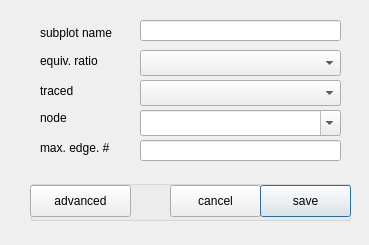
<?xml version="1.0" encoding="UTF-8"?>
<ui version="4.0">
 <class>Dialog</class>
 <widget class="QDialog" name="Dialog">
  <property name="geometry">
   <rect>
    <x>0</x>
    <y>0</y>
    <width>369</width>
    <height>245</height>
   </rect>
  </property>
  <property name="windowTitle">
   <string>edges connecting a node</string>
  </property>
  <widget class="QLineEdit" name="txt_name">
   <property name="geometry">
    <rect>
     <x>140</x>
     <y>20</y>
     <width>201</width>
     <height>21</height>
    </rect>
   </property>
   <property name="text">
    <string/>
   </property>
  </widget>
  <widget class="QLabel" name="label_18">
   <property name="geometry">
    <rect>
     <x>40</x>
     <y>25</y>
     <width>121</width>
     <height>16</height>
    </rect>
   </property>
   <property name="text">
    <string>subplot name</string>
   </property>
  </widget>
  <widget class="QLabel" name="label_20">
   <property name="geometry">
    <rect>
     <x>40</x>
     <y>53</y>
     <width>121</width>
     <height>16</height>
    </rect>
   </property>
   <property name="text">
    <string>equiv. ratio</string>
   </property>
  </widget>
  <widget class="QComboBox" name="cb_phi">
   <property name="geometry">
    <rect>
     <x>140</x>
     <y>50</y>
     <width>201</width>
     <height>26</height>
    </rect>
   </property>
  </widget>
  <widget class="QLabel" name="label_19">
   <property name="geometry">
    <rect>
     <x>40</x>
     <y>83</y>
     <width>121</width>
     <height>16</height>
    </rect>
   </property>
   <property name="text">
    <string>traced</string>
   </property>
  </widget>
  <widget class="QComboBox" name="cb_traced">
   <property name="geometry">
    <rect>
     <x>140</x>
     <y>80</y>
     <width>201</width>
     <height>26</height>
    </rect>
   </property>
  </widget>
  <widget class="QLabel" name="label_21">
   <property name="geometry">
    <rect>
     <x>40</x>
     <y>110</y>
     <width>121</width>
     <height>16</height>
    </rect>
   </property>
   <property name="text">
    <string>node</string>
   </property>
  </widget>
  <widget class="QGroupBox" name="groupBox_3">
   <property name="geometry">
    <rect>
     <x>30</x>
     <y>180</y>
     <width>321</width>
     <height>41</height>
    </rect>
   </property>
   <property name="title">
    <string/>
   </property>
   <property name="flat">
    <bool>true</bool>
   </property>
   <widget class="QPushButton" name="btn_cancel">
    <property name="geometry">
     <rect>
      <x>140</x>
      <y>5</y>
      <width>91</width>
      <height>32</height>
     </rect>
    </property>
    <property name="text">
     <string>cancel</string>
    </property>
   </widget>
   <widget class="QPushButton" name="btn_save">
    <property name="geometry">
     <rect>
      <x>230</x>
      <y>5</y>
      <width>91</width>
      <height>32</height>
     </rect>
    </property>
    <property name="text">
     <string>save</string>
    </property>
    <property name="default">
     <bool>true</bool>
    </property>
   </widget>
   <widget class="QPushButton" name="btn_adv">
    <property name="geometry">
     <rect>
      <x>0</x>
      <y>5</y>
      <width>101</width>
      <height>32</height>
     </rect>
    </property>
    <property name="text">
     <string>advanced</string>
    </property>
   </widget>
  </widget>
  <widget class="QLabel" name="label_22">
   <property name="geometry">
    <rect>
     <x>40</x>
     <y>140</y>
     <width>121</width>
     <height>16</height>
    </rect>
   </property>
   <property name="text">
    <string>max. edge. #</string>
   </property>
  </widget>
  <widget class="QLineEdit" name="txt_nedge">
   <property name="geometry">
    <rect>
     <x>140</x>
     <y>140</y>
     <width>201</width>
     <height>21</height>
    </rect>
   </property>
   <property name="text">
    <string/>
   </property>
  </widget>
  <widget class="QComboBox" name="cb_node">
   <property name="geometry">
    <rect>
     <x>140</x>
     <y>110</y>
     <width>201</width>
     <height>26</height>
    </rect>
   </property>
   <property name="editable">
    <bool>true</bool>
   </property>
   <property name="insertPolicy">
    <enum>QComboBox::NoInsert</enum>
   </property>
  </widget>
 </widget>
 <resources/>
 <connections/>
</ui>
